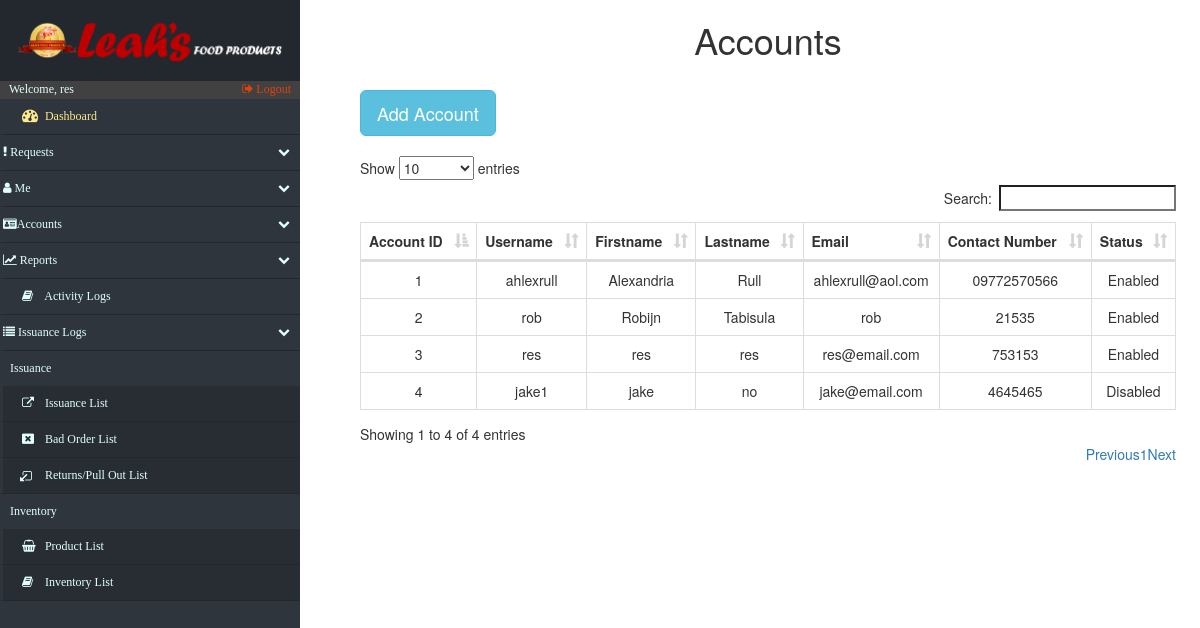
Screenshot of /Settings.php (signed in) with the database file from the repository.
### tables this page shows
CREATE TABLE `accounts` (
  `acc_id` int(12) NOT NULL,
  `username` varchar(15) NOT NULL,
  `first_name` varchar(20) NOT NULL,
  `last_name` varchar(20) NOT NULL,
  `password` varchar(128) NOT NULL,
  `email` varchar(20) NOT NULL,
  `contact_no` varchar(20) NOT NULL,
  `status` varchar(10) NOT NULL DEFAULT 'Disabled',
  `branch` varchar(50) DEFAULT NULL,
  `acctype` varchar(45) DEFAULT NULL
);

### Settings.php (the view, shortened to what this page needs)
<!DOCTYPE html>
<html lang="en">
<head>
    <?php include('fragments/config.php') ?>
    <link rel="stylesheet" href="https://maxcdn.bootstrapcdn.com/bootstrap/3.3.7/css/bootstrap.min.css">
    <link href="src/css/datatables.css" rel="stylesheet">
    <link href="//maxcdn.bootstrapcdn.com/font-awesome/4.2.0/css/font-awesome.min.css" rel="stylesheet">
    <link href="src/css/sidebar.css" rel="stylesheet">
    <link href="src/css/custom.css" rel="stylesheet">
</head>
<body>
    <div class="nav-side-menu">
        <div class="brand">
            <div class="brandtext"></div>
        </div>
        <div class="user_info">
            <span>Welcome, <?php
                echo $_SESSION['username'];
                ?>
            </span>
            <a href="fragments/logout.php">
                <i class="fa fa-sign-out" aria-hidden="true"></i> Logout
            </a>
        </div>
        <div class="menu-list">
            <ul id="menu-content" class="menu-content collapse out">
                <li>
                    <a id="dashboard_txt" href="index.php">
                        <i class="fa fa-dashboard fa-lg"></i> Dashboard
                    </a>
                </li>
                <li data-toggle="collapse" data-target="#products" class="collapsed">
                    <i class="fa fa-exclamation"></i> Requests <span class="arrow"></span>
                </li>
                <li data-toggle="collapse" data-target="#service" class="collapsed">
                    <i class="fa fa-user"></i> Me <span class="arrow"></span>
                </li>
                <li data-toggle="collapse" data-target="#accounts" class="collapsed">
                    <i class="fa fa-id-card" aria-hidden="true"></i>Accounts <span class="arrow"></span>
                </li>
                <li data-toggle="collapse" data-target="#reports" class="collapsed">
                    <i class="fa fa-line-chart" aria-hidden="true"></i> Reports <span class="arrow"></span>
                </li>
                <li>
                    <a href="log_Activity.php">
                        <i class="fa fa-book"></i> Activity Logs
                    </a>
                </li>
                <li data-toggle="collapse" data-target="#issue" class="collapsed">
                    <i class="fa fa-list" aria-hidden="true"></i> Issuance Logs <span class="arrow"></span>
                </li>
                <div class="sub-menu_nct">
                    <span class="sub-menu">Issuance
                    </span>
                </div>
                <li class="sub-menu_nc">
                    <a href="issuance.php">
                        <i class="fa fa-external-link" aria-hidden="true"></i> Issuance List
                    </a>
                </li>
                <li class="sub-menu_nc">
                    <a href="issuance_BadOrder.php">
                        <i class="fa fa-window-close" aria-hidden="true"></i> Bad Order List
                    </a>
                </li>
                <li class="sub-menu_nc">
                    <a href="issuance_Returns.php">
                        <i class="fa fa-external-link fa-rotate-180" aria-hidden="true"></i> Returns/Pull Out List
                    </a>
                </li>
                <div class="sub-menu_nct">
                    <span class="sub-menu">Inventory
                    </span>
                </div>
                <li class="sub-menu_nc">
                    <a class="sub-menu_nc" href="products.php">
                        <i class="fa fa-shopping-basket"> </i> Product List
                    </a>
                </li>
                <li class="sub-menu_nc">
                    <a href="inventory.php">
                        <i class="fa fa-book"> </i> Inventory List
                    </a>
                </li>
            </ul>
        </div>
    </div>
    <div id="page-content-wrapper">
        <div class="containers">
            <table class="table table-striped table-bordered">
                <h1 align="center">Accounts</h1>
            </table>
            <?php
							$retrieve = ("SELECT acc_id, username, first_name, last_name, email, contact_no, status FROM accounts ");
							$results = mysqli_query($db, $retrieve);
						?>
                <table class="table table-striped table-bordered">
                    <button type="button" class="btn btn-info btn-lg" data-toggle="modal" data-target="#myModal">Add Account</button>
                </table>
                <table id="datatables" class="table table-hover table-bordered dataTable" cellspacing="0" width="100%" role="grid" aria-describedby="myTable_info" style="width: 100%;">
                    <thead>
                        <tr>
                            <th>Account ID</th>
                            <th>Username</th>
                            <th>Firstname</th>
                            <th>Lastname</th>
                            <th>Email</th>
                            <th>Contact Number</th>
                            <th>Status</th>
                        </tr>
                    </thead>
                    <tbod y>
                        <?php
							foreach ($results as $data):
						?>
                            <tr>
                                <td data-title="accountID">
                                    <?php echo $data["acc_id"]; ?>
                                </td>
                                <td data-title="user_name">
                                    <?php echo $data["username"]; ?>
                                </td>
                                <td data-title="fname">
                                    <?php echo $data["first_name"]; ?>
                                </td>
                                <td data-title="lname">
                                    <?php echo $data["last_name"]; ?>
                                </td>
                                <td data-title="mail">
                                    <?php echo $data["email"]; ?>
                                </td>
                                <td data-title="cno">
                                    <?php echo $data["contact_no"]; ?>
                                </td>
                                <td data-title="status">
                                    <?php echo $data["status"]; ?>
                                </td>
                            </tr>
                            <?php
							endforeach;
						?>
                </table>
        </div>
    </div>
</body>
</html>

### src/css/datatables.css (style rules this page uses)
table.dataTable { clear: both; width: auto; text-align: center; margin-top: 6px !important; margin-bottom: 6px !important; max-width: none !important; border-collapse: separate !important }
table.dataTable td, table.dataTable th { -webkit-box-sizing: content-box; box-sizing: content-box }
table.dataTable thead>tr>th.sorting_asc, table.dataTable thead>tr>th.sorting_desc, table.dataTable thead>tr>th.sorting, table.dataTable thead>tr>td.sorting_asc, table.dataTable thead>tr>td.sorting_desc, table.dataTable thead>tr>td.sorting { padding-right: 30px }
table.dataTable thead .sorting, table.dataTable thead .sorting_asc, table.dataTable thead .sorting_desc, table.dataTable thead .sorting_asc_disabled, table.dataTable thead .sorting_desc_disabled { cursor: pointer; position: relative }
table.dataTable thead .sorting:after, table.dataTable thead .sorting_asc:after, table.dataTable thead .sorting_desc:after, table.dataTable thead .sorting_asc_disabled:after, table.dataTable thead .sorting_desc_disabled:after { position: absolute; bottom: 8px; right: 8px; display: block; font-family: 'Glyphicons Halflings'; opacity: 0.5 }
table.dataTable thead .sorting:after { opacity: 0.2; content: "\e150" }
table.dataTable thead .sorting_asc:after { content: "\e155" }
table.table-bordered.dataTable th, table.table-bordered.dataTable td { border-left-width: 0 }
table.table-bordered.dataTable th:last-child, table.table-bordered.dataTable th:last-child, table.table-bordered.dataTable td:last-child, table.table-bordered.dataTable td:last-child { border-right-width: 0 }
table.table-bordered.dataTable tbody th, table.table-bordered.dataTable tbody td { border-bottom-width: 0 }

### src/css/sidebar.css (style rules this page uses)
.nav-side-menu { overflow: hidden; font-family: verdana; font-size: 12px; font-weight: 200; background-color: #2e353d; position: fixed; top: 0px; width: 300px; height: 100%; color: #e1ffff; }
.nav-side-menu .brand { background-color: #23282e; line-height: 50px; display: block; text-align: center; font-size: 14px; }
.nav-side-menu ul, .nav-side-menu li { list-style: none; padding: 0px; margin: 0px; line-height: 35px; cursor: pointer; }
.nav-side-menu li { padding-left: 0px; border-left: 3px solid #2e353d; border-bottom: 1px solid #23282e; }
.nav-side-menu li a { text-decoration: none; color: #e1ffff; }
.nav-side-menu li a i { padding-left: 10px; width: 20px; padding-right: 20px; }
@media (min-width: 800px) { .nav-side-menu .menu-list .menu-content { display: block; } }
body { margin: 0px; padding: 0px; }
#dashboard_txt { color: #fcea8b; }
.sub-menu_nc { background-color: #272d33; }
.sub-menu_nct { padding-left: 10px; }
.nav-side-menu .brand .brandtext { padding: 4%; content: url(../img/LeahsTextAlter.PNG); width: 100%; text-align: center; }
.user_info { background-color: #414141; }
.user_info a { float: right; padding-right: 3%; color: #dd430a; }
.user_info span { padding-left: 3% }
.sub-menu_nc a { display: block; }
.menu-content > li a { display: inline-block; width: 100%; }
#menu-content li a { padding-left: 3%; }

### src/css/custom.css (style rules this page uses)
.containers { padding: 0px; margin: 0px; float: right; width: 79%; padding-right: 5%; }
@media (max-width: 1600px) { .containers { width: 75%; padding-right: 4%; } }
@media (max-width: 1400px) { .containers { width: 73%; padding-right 3%;: } }
@media (max-width: 1260px) { .containers { width: 70%; padding-right: 2%; } }

### rows the page displays
accounts: acc_id "1", username "ahlexrull", first_name "Alexandria", last_name "Rull", email "ahlexrull@aol.com", contact_no "09772570566", status "Enabled"
accounts: acc_id "2", username "rob", first_name "Robijn", last_name "Tabisula", email "rob", contact_no "21535", status "Enabled"
accounts: acc_id "3", username "res", first_name "res", last_name "res", email "res@email.com", contact_no "753153", status "Enabled"
accounts: acc_id "4", username "jake1", first_name "jake", last_name "no", email "jake@email.com", contact_no "4645465", status "Disabled"

### other values shown
$_SESSION['username'] "res"
